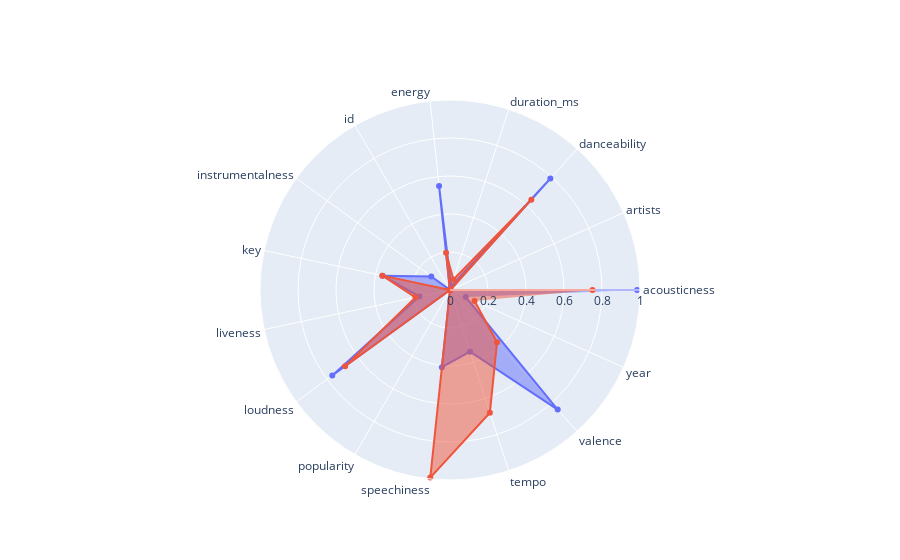

Here is the notebook cell this chart was saved with:
### Code cell
import plotly.graph_objects as go
import plotly.offline as pyo

def compare_this(a,b):

    categories = new_df.columns.tolist()

    fig = go.Figure()

    fig.add_trace(go.Scatterpolar(
        r=heigher_order_features(a),
        theta=categories,
        fill='toself',
        name='Product A'
    ))
    fig.add_trace(go.Scatterpolar(
        r=heigher_order_features(b),
        theta=categories,
        fill='toself',
        name='Product B'
    ))

    fig.update_layout(
    polar=dict(
      radialaxis=dict(
        visible=True,
        range=[0, 1]
      )),
    showlegend=False
    )
    
    pyo.iplot(fig, filename = 'basic-line')

compare_this(100,200)

### Figure 1 — Plotly figure (JSON) as saved in the notebook; plotly's stock layout.template omitted (floating-point values rounded to 4 significant figures)
{"data": [{"fill": "toself", "name": "Product A", "r": [0.9849, 0.0008689, 0.7895, 0.02079, 0.55, 0.0005886, 0.122, 0.3636, 0.165, 0.7659, 0, 0.4087, 0.3416, 0.847, 0.09091], "theta": ["acousticness", "artists", "danceability", "duration_ms", "energy", "id", "instrumentalness", "key", "liveness", "loudness", "popularity", "speechiness", "tempo", "valence", "year"], "type": "scatterpolar"}, {"fill": "toself", "name": "Product B", "r": [0.75, 0.002906, 0.6397, 0.05836, 0.197, 0.001177, 0, 0.3636, 0.186, 0.6822, 0, 0.9928, 0.6791, 0.37, 0.1414], "theta": ["acousticness", "artists", "danceability", "duration_ms", "energy", "id", "instrumentalness", "key", "liveness", "loudness", "popularity", "speechiness", "tempo", "valence", "year"], "type": "scatterpolar"}], "layout": {"polar": {"radialaxis": {"range": [0, 1], "visible": true}}, "showlegend": false}}
